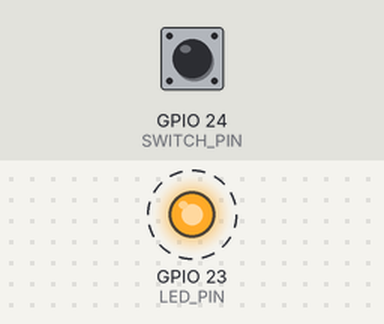
The program below on a simulated Raspberry Pi (BCM pin numbers). On the bench: output pins drawn as LEDs (lit = HIGH). Dashed ring = blinking. The test bench sets the inputs (shaded band); at power-on: GPIO 24 (SWITCH_PIN) HIGH. What the program prints to the terminal is not drawn.

Above: at 0.2 s.
Timing chart, 0 to 3.0 s (numbered marks = the images above):
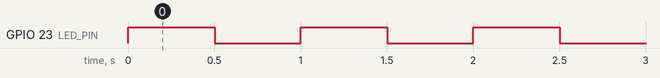

The program:

thing_test.py
```python
import time

import thing


# Create the pi thing.
pi_thing = thing.PiThing()

# Print the current switch state.
switch = pi_thing.read_switch()
print('Switch status: {0}'.format(switch))

# Now loop forever blinking the LED.
print('Looping with LED blinking (Ctrl-C to quit)...')
while True:
    pi_thing.set_led(True)
    time.sleep(0.5)
    pi_thing.set_led(False)
    time.sleep(0.5)
```

thing.py
```python
import threading

import RPi.GPIO as GPIO


LED_PIN     = 23
SWITCH_PIN  = 24


class PiThing(object):
    """Internet 'thing' that can control GPIO on a Raspberry Pi."""

    def __init__(self):
        """Initialize the 'thing'."""
        # Setup GPIO library.
        GPIO.setwarnings(False)
        GPIO.setmode(GPIO.BCM)
        # Setup LED as an output and switch as an input.
        GPIO.setup(LED_PIN, GPIO.OUT)
        GPIO.setup(SWITCH_PIN, GPIO.IN)
        # Create a lock to syncronize access to hardware from multiple threads.
        self._lock = threading.Lock()

    def read_switch(self):
        """Read the switch state and return its current value.
        """
        with self._lock:
            return GPIO.input(SWITCH_PIN)

    def set_led(self, value):
        """Set the LED to the provided value (True = on, False = off).
        """
        with self._lock:
            GPIO.output(LED_PIN, value)
```

Measured:
- by itself, GPIO 23 (LED_PIN): alternates HIGH for 0.50 s and LOW for 0.50 s
